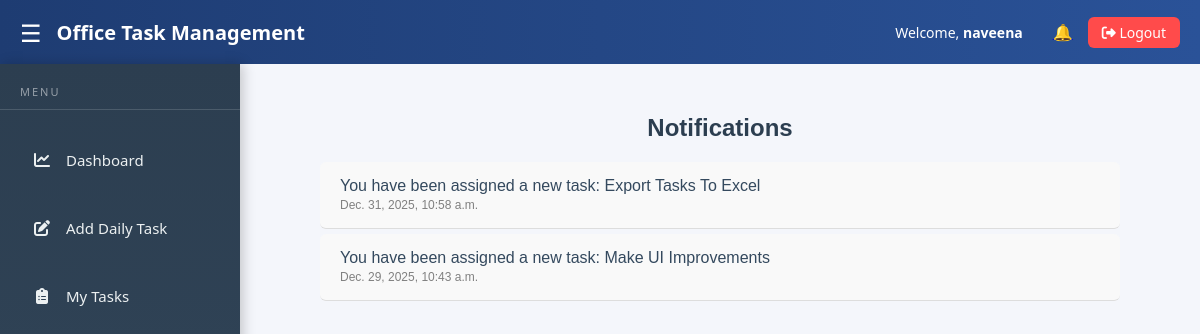
The page /notifications/ (signed in) on the database as committed earlier.
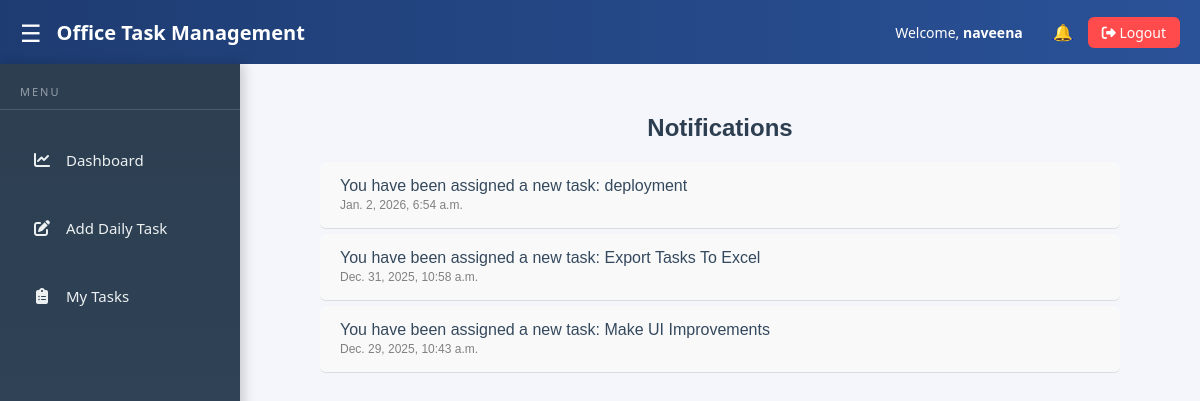
The same page on the database as committed later.
### notifications/models.py (models this page shows, shortened)
class Notification(models.Model):
    user = models.ForeignKey(User, on_delete=models.CASCADE)
    message = models.TextField()
    is_read = models.BooleanField(default=False)
    created_at = models.DateTimeField(auto_now_add=True)

### notifications/views.py (the view)
# urls.py: path('', views.notification_list, name='notifications'),
@login_required
def notification_list(request):
    notifications = Notification.objects.filter(
        user=request.user
    ).order_by('-created_at')
    notifications.update(is_read=True)
    return render(request, 'notification_list.html', {
        'notifications': notifications
    })

### accounts/context_processors.py (called while the page is built)
def user_role(request):
    if request.user.is_authenticated:
        if request.user.is_superuser:
            return {'role': 'ADMIN'}
        return {'role': request.user.userprofile.role.role_code}
    return {}

### notifications/templates/notification_list.html (shortened to what this page needs)
{% extends 'base.html' %}
{% load static %}
{% block content %}
<div style="max-width: 800px; margin: 20px auto; font-family: Arial, sans-serif;">
    <h2 style="text-align: center; color: #2c3e50; margin-bottom: 20px;">Notifications</h2>
    {% for n in notifications %}
        <div style="
            padding: 15px 20px;
            border-bottom: 1px solid #ddd;
            background-color: #f9f9f9;
            margin-bottom: 5px;
            border-radius: 6px;
            transition: background-color 0.2s ease-in-out;
        "
        onmouseover="this.style.backgroundColor='#e0f7fa';"
        onmouseout="this.style.backgroundColor='#f9f9f9';"
        >
            <p style="margin:0; color:#34495e; font-weight: 500;">{{ n.message }}</p>
            <small style="color: gray; font-size: 12px;">{{ n.created_at }}</small>
        </div>
    {% empty %}
        <p style="text-align: center; color: #7f8c8d; margin-top: 20px;">No notifications</p>
    {% endfor %}
</div>
{% endblock %}

Rows that differ between the two databases and show on the page:
added Notification: message "You have been assigned a new task: deployment", created_at "Jan. 2, 2026, 6:54 a.m."
